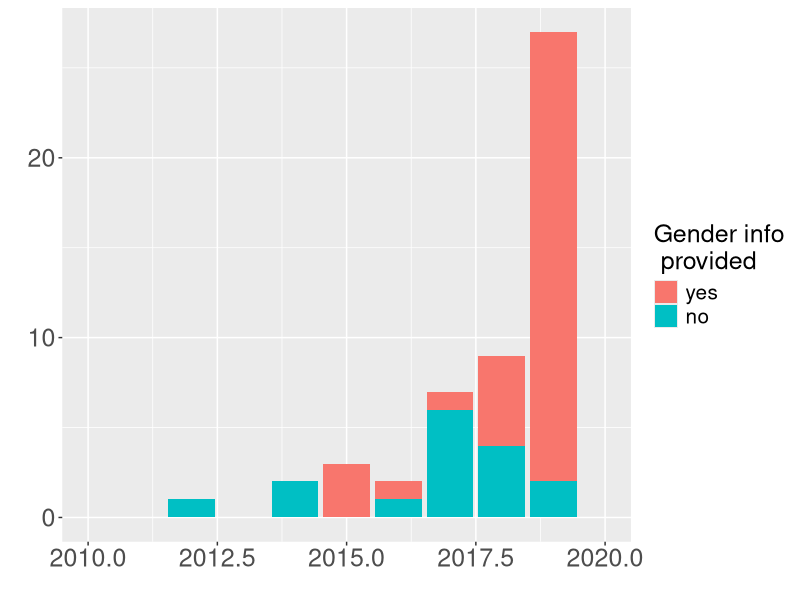

Recreate this plot in R.
#install.packages("ggplot2")
#install.packages("dplyr")
#install.packages("tidyr")
#install.packages("readr")


library(ggplot2)
library(dplyr)
library(tidyr)
library(readr)

setwd("/home/getalp/garnerim/Bureau/openslr")
#Change accordingly with path to your directory containing the csv file 


summup_oslr <- read_delim("summup_oslr.csv", ";",
                          escape_double = FALSE,
                          col_types = cols(`#spk` = col_integer(), 
                                           `#spk_f` = col_integer(), 
                                           `#spk_m` = col_integer(), 
                                           elicited = col_factor(levels = c("yes","no")), 
                                           found_in = col_factor(levels = c("metadata",
                                                                            "indexed", 
                                                                            "paper", 
                                                                            "manually")),
                                           lang_status = col_factor(levels = c("Low-resource","High-resource")),
                                           provided = col_factor(levels = c("yes","no")), 
                                           sampling = col_factor(levels = c("8000",
                                                                            "16000", 
                                                                            "22050", 
                                                                            "44100", 
                                                                            "48000")),
                                           lang_status = col_factor(levels = c("Low-resource","High-resource")),
                                           task = col_factor(levels = c("ASR","TTS"))),
                          locale = locale(decimal_mark = ",", grouping_mark = ""), 
                          trim_ws = TRUE)


# Global statistics,  #resources, languages, with and without accent/dialect variation
corpora <- summup_oslr %>% group_by(id) %>% summarize() # 53 speech resources
lang <- summup_oslr %>% group_by(lang) %>% summarize() # 33 different languages 
lang_dial <- summup_oslr %>% group_by(lang,dial) %>% summarize() #51 dial/accent variations

# In total 66 resources: if we divide resources containing different languages and/or accents/dialects
summary(summup_oslr$provided)
# 24/66 = 36,4% of the corpora without gender info
nprov<-subset(summup_oslr,provided=="no")
summary(nprov$`#spk`)
# in which 12 with no info about speakers at all


#Creating a subset with all corpora with gender info provided
prov <- subset(summup_oslr,provided=="yes")
#Count where info was found
prov_stat <- prov %>% group_by(found_in) %>% summarize(count=n())

#Create a subset containing only corpora with gender info 
#(different from the one above as we sometimes looked for the info manually)
summup_full <- subset(summup_oslr,!is.na(`#spk_f`))
gender <- summup_full %>% summarise(spk_f = sum(`#spk_f`),spk_m = sum(`#spk_m`))
#2735 women et 2733 men - total : 5468 speakers

#Examining gender difference regarding elicitation status
gender_elicited <- summup_full %>% group_by(elicited) %>% summarise(count = n(),
                                                                    spk_f = sum(`#spk_f`),
                                                                    spk_m = sum(`#spk_m`),
                                                                    spk_total = spk_m+spk_f,
                                                                    per_f = spk_f/spk_total*100,
                                                                    per_m =spk_m/spk_total*100)

#Creating a subset without Librispeech
summup_woLS <- subset(summup_full, id!="SLR12")

gender_elicited_woLS_s <- summup_woLS %>% group_by(elicited,size) %>% summarise(count = n(),
                                                                         spk_f = sum(`#spk_f`),
                                                                         spk_m = sum(`#spk_m`),
                                                                         spk_total = spk_m+spk_f,
                                                                         per_f = spk_f/spk_total*100,
                                                                         per_m =spk_m/spk_total*100)



#Examining gender difference regarding language status in elicited corpora
summup_eli <- subset(summup_full,elicited=="yes")
gender_lang_eli <- summup_eli %>% group_by(lang_status) %>% summarise(count = n(),
                                                                         spk_f = sum(`#spk_f`),
                                                                         spk_m = sum(`#spk_m`),
                                                                         spk_total = spk_m+spk_f,
                                                                         per_f = spk_f/spk_total*100,
                                                                         per_m =spk_m/spk_total*100)


#Examining gender difference regarding the task
gender_task<- summup_full %>% group_by(task) %>% summarise(count = n(),
                                                           spk_f = sum(`#spk_f`),
                                                           spk_m = sum(`#spk_m`),
                                                           spk_total = spk_m+spk_f,
                                                           per_f = spk_f/spk_total*100,
                                                           per_m =spk_m/spk_total*100)


#Crossing parameters : task, elicitation status and language status
gender_task_stat <- summup_full %>% group_by(task,elicited,lang_status) %>% summarise(count = n(),
                                                                            spk_f = sum(`#spk_f`),
                                                                            spk_m = sum(`#spk_m`),
                                                                            spk_total = spk_m+spk_f,
                                                                            per_f = spk_f/spk_total*100,
                                                                            per_m =spk_m/spk_total*100)

#Evolution in time
ggplot(summup_oslr,aes(x=year,fill=provided))+geom_bar()+
  labs(x="",y="",fill="Gender info\n provided")+
  scale_x_continuous(lim=c(2010,2020),labels = scales::number_format(big.mark = ""))+
  theme(axis.text = element_text(size=18),
        legend.title = element_text(size=18),
        legend.text = element_text(size=15))

                     